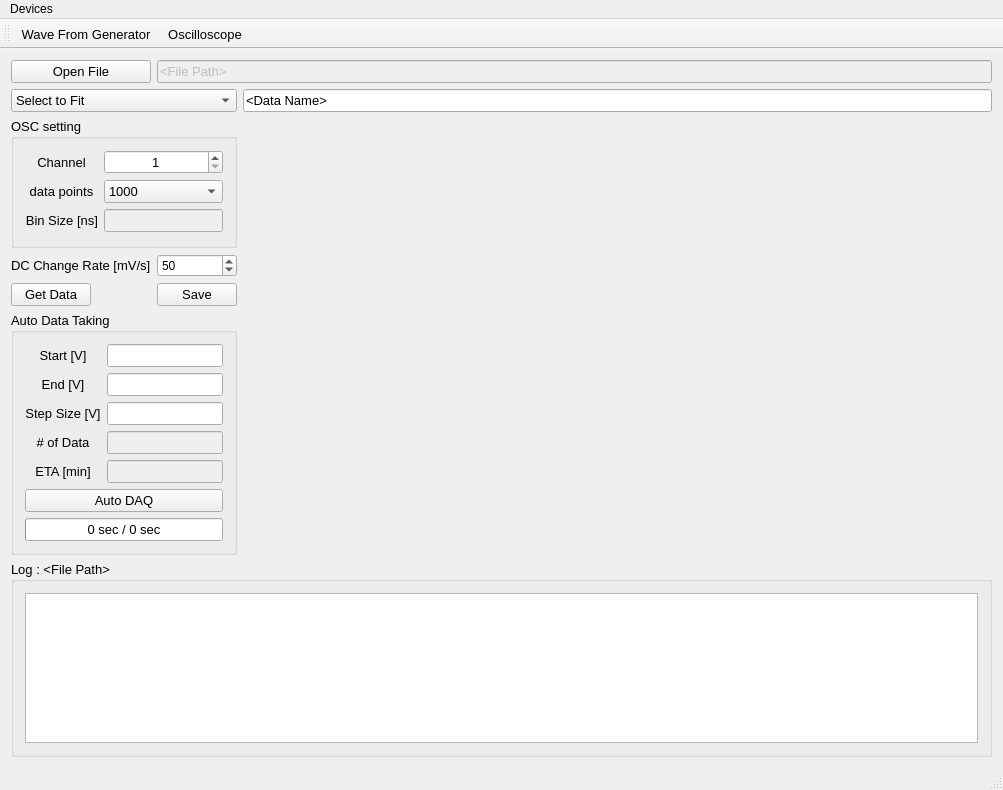
<?xml version="1.0" encoding="UTF-8"?>
<ui version="4.0">
 <class>MainWindow</class>
 <widget class="QMainWindow" name="MainWindow">
  <property name="enabled">
   <bool>true</bool>
  </property>
  <property name="geometry">
   <rect>
    <x>0</x>
    <y>0</y>
    <width>1003</width>
    <height>790</height>
   </rect>
  </property>
  <property name="windowTitle">
   <string>DAQ</string>
  </property>
  <widget class="QWidget" name="centralWidget">
   <layout class="QGridLayout" name="gridLayout_3">
    <item row="7" column="0" rowspan="2" colspan="5">
     <widget class="QGroupBox" name="groupBox_log">
      <property name="sizePolicy">
       <sizepolicy hsizetype="Preferred" vsizetype="Preferred">
        <horstretch>1</horstretch>
        <verstretch>6</verstretch>
       </sizepolicy>
      </property>
      <property name="font">
       <font>
        <pointsize>10</pointsize>
       </font>
      </property>
      <property name="title">
       <string>Log : &lt;File Path&gt;</string>
      </property>
      <layout class="QGridLayout" name="gridLayout">
       <item row="0" column="0">
        <widget class="QPlainTextEdit" name="plainTextEdit">
         <property name="font">
          <font>
           <family>Courier New</family>
           <pointsize>10</pointsize>
          </font>
         </property>
         <property name="lineWrapMode">
          <enum>QPlainTextEdit::NoWrap</enum>
         </property>
        </widget>
       </item>
      </layout>
     </widget>
    </item>
    <item row="5" column="0" colspan="3">
     <widget class="QGroupBox" name="groupBox">
      <property name="sizePolicy">
       <sizepolicy hsizetype="Preferred" vsizetype="Preferred">
        <horstretch>1</horstretch>
        <verstretch>6</verstretch>
       </sizepolicy>
      </property>
      <property name="font">
       <font>
        <pointsize>10</pointsize>
       </font>
      </property>
      <property name="title">
       <string>Auto Data Taking</string>
      </property>
      <layout class="QGridLayout" name="gridLayout_2">
       <item row="3" column="0">
        <widget class="QLabel" name="label_7">
         <property name="text">
          <string># of Data</string>
         </property>
         <property name="alignment">
          <set>Qt::AlignCenter</set>
         </property>
        </widget>
       </item>
       <item row="3" column="1">
        <widget class="QLineEdit" name="lineEdit_numData">
         <property name="enabled">
          <bool>false</bool>
         </property>
        </widget>
       </item>
       <item row="1" column="0">
        <widget class="QLabel" name="label_4">
         <property name="text">
          <string>End [V]</string>
         </property>
         <property name="alignment">
          <set>Qt::AlignCenter</set>
         </property>
        </widget>
       </item>
       <item row="2" column="0">
        <widget class="QLabel" name="label_5">
         <property name="text">
          <string>Step Size [V]</string>
         </property>
         <property name="alignment">
          <set>Qt::AlignCenter</set>
         </property>
        </widget>
       </item>
       <item row="0" column="1">
        <widget class="QLineEdit" name="lineEdit_start"/>
       </item>
       <item row="0" column="0">
        <widget class="QLabel" name="label_3">
         <property name="text">
          <string>Start [V]</string>
         </property>
         <property name="alignment">
          <set>Qt::AlignCenter</set>
         </property>
        </widget>
       </item>
       <item row="6" column="0" colspan="2">
        <widget class="QProgressBar" name="progressBar">
         <property name="value">
          <number>0</number>
         </property>
         <property name="alignment">
          <set>Qt::AlignCenter</set>
         </property>
         <property name="format">
          <string>%v sec / 0 sec</string>
         </property>
        </widget>
       </item>
       <item row="2" column="1">
        <widget class="QLineEdit" name="lineEdit_step"/>
       </item>
       <item row="5" column="0" colspan="2">
        <widget class="QPushButton" name="pushButton_Auto">
         <property name="text">
          <string>Auto DAQ</string>
         </property>
        </widget>
       </item>
       <item row="1" column="1">
        <widget class="QLineEdit" name="lineEdit_end"/>
       </item>
       <item row="4" column="1">
        <widget class="QLineEdit" name="lineEdit_EstTime">
         <property name="enabled">
          <bool>false</bool>
         </property>
        </widget>
       </item>
       <item row="4" column="0">
        <widget class="QLabel" name="label_8">
         <property name="text">
          <string>ETA [min]</string>
         </property>
         <property name="alignment">
          <set>Qt::AlignCenter</set>
         </property>
        </widget>
       </item>
      </layout>
     </widget>
    </item>
    <item row="2" column="3" rowspan="4" colspan="2">
     <widget class="QCustomPlot" name="customPlot" native="true">
      <property name="sizePolicy">
       <sizepolicy hsizetype="Preferred" vsizetype="Preferred">
        <horstretch>10</horstretch>
        <verstretch>8</verstretch>
       </sizepolicy>
      </property>
     </widget>
    </item>
    <item row="2" column="0" colspan="3">
     <widget class="QGroupBox" name="groupBox_2">
      <property name="enabled">
       <bool>true</bool>
      </property>
      <property name="sizePolicy">
       <sizepolicy hsizetype="Preferred" vsizetype="Preferred">
        <horstretch>1</horstretch>
        <verstretch>3</verstretch>
       </sizepolicy>
      </property>
      <property name="font">
       <font>
        <pointsize>10</pointsize>
        <underline>false</underline>
       </font>
      </property>
      <property name="title">
       <string>OSC setting</string>
      </property>
      <property name="flat">
       <bool>false</bool>
      </property>
      <layout class="QGridLayout" name="gridLayout_4">
       <item row="3" column="0">
        <widget class="QLabel" name="label_2">
         <property name="text">
          <string>data points</string>
         </property>
         <property name="alignment">
          <set>Qt::AlignCenter</set>
         </property>
        </widget>
       </item>
       <item row="3" column="2">
        <widget class="QComboBox" name="comboBox_points">
         <property name="layoutDirection">
          <enum>Qt::LeftToRight</enum>
         </property>
         <property name="currentIndex">
          <number>3</number>
         </property>
         <item>
          <property name="text">
           <string>100</string>
          </property>
         </item>
         <item>
          <property name="text">
           <string>250</string>
          </property>
         </item>
         <item>
          <property name="text">
           <string>500</string>
          </property>
         </item>
         <item>
          <property name="text">
           <string>1000</string>
          </property>
         </item>
         <item>
          <property name="text">
           <string>2000</string>
          </property>
         </item>
         <item>
          <property name="text">
           <string>4000</string>
          </property>
         </item>
         <item>
          <property name="text">
           <string>8000</string>
          </property>
         </item>
         <item>
          <property name="text">
           <string>16000</string>
          </property>
         </item>
         <item>
          <property name="text">
           <string>32000</string>
          </property>
         </item>
         <item>
          <property name="text">
           <string>64000</string>
          </property>
         </item>
        </widget>
       </item>
       <item row="2" column="0">
        <widget class="QLabel" name="label">
         <property name="text">
          <string>Channel</string>
         </property>
         <property name="alignment">
          <set>Qt::AlignCenter</set>
         </property>
        </widget>
       </item>
       <item row="2" column="2">
        <widget class="QSpinBox" name="spinBox_ch">
         <property name="alignment">
          <set>Qt::AlignCenter</set>
         </property>
         <property name="minimum">
          <number>1</number>
         </property>
         <property name="maximum">
          <number>4</number>
         </property>
         <property name="singleStep">
          <number>1</number>
         </property>
         <property name="value">
          <number>1</number>
         </property>
        </widget>
       </item>
       <item row="4" column="0">
        <widget class="QLabel" name="label_6">
         <property name="text">
          <string>Bin Size [ns]</string>
         </property>
         <property name="alignment">
          <set>Qt::AlignRight|Qt::AlignTrailing|Qt::AlignVCenter</set>
         </property>
        </widget>
       </item>
       <item row="4" column="2">
        <widget class="QLineEdit" name="lineEdit_Resol">
         <property name="enabled">
          <bool>false</bool>
         </property>
        </widget>
       </item>
      </layout>
     </widget>
    </item>
    <item row="4" column="0">
     <widget class="QPushButton" name="pushButton_GetSingle">
      <property name="font">
       <font>
        <pointsize>10</pointsize>
       </font>
      </property>
      <property name="text">
       <string>Get Data</string>
      </property>
     </widget>
    </item>
    <item row="1" column="0" colspan="3">
     <widget class="QComboBox" name="comboBox">
      <property name="font">
       <font>
        <pointsize>10</pointsize>
       </font>
      </property>
      <property name="currentIndex">
       <number>0</number>
      </property>
      <item>
       <property name="text">
        <string>Select to Fit</string>
       </property>
      </item>
      <item>
       <property name="text">
        <string>a * Exp-(t/Ta)</string>
       </property>
      </item>
      <item>
       <property name="text">
        <string>a * Exp(-t/Ta) + c</string>
       </property>
      </item>
      <item>
       <property name="text">
        <string>a * Exp(-t/Ta) + b * Exp(-t/Tb)</string>
       </property>
      </item>
      <item>
       <property name="text">
        <string>a * Exp(-t/Ta) + b * Exp(-t/Tb) + c</string>
       </property>
      </item>
     </widget>
    </item>
    <item row="4" column="2">
     <widget class="QPushButton" name="pushButton_Save">
      <property name="font">
       <font>
        <pointsize>10</pointsize>
       </font>
      </property>
      <property name="text">
       <string>Save</string>
      </property>
     </widget>
    </item>
    <item row="0" column="2" colspan="3">
     <widget class="QLineEdit" name="lineEdit_FileName">
      <property name="enabled">
       <bool>false</bool>
      </property>
      <property name="font">
       <font>
        <pointsize>10</pointsize>
       </font>
      </property>
      <property name="inputMask">
       <string/>
      </property>
      <property name="text">
       <string>&lt;File Path&gt;</string>
      </property>
     </widget>
    </item>
    <item row="0" column="0" colspan="2">
     <widget class="QPushButton" name="pushButton_openFile">
      <property name="font">
       <font>
        <pointsize>10</pointsize>
       </font>
      </property>
      <property name="text">
       <string>Open File</string>
      </property>
     </widget>
    </item>
    <item row="1" column="3" colspan="2">
     <widget class="QLineEdit" name="lineEdit_DataName">
      <property name="enabled">
       <bool>true</bool>
      </property>
      <property name="font">
       <font>
        <pointsize>10</pointsize>
       </font>
      </property>
      <property name="inputMask">
       <string/>
      </property>
      <property name="text">
       <string>&lt;Data Name&gt;</string>
      </property>
     </widget>
    </item>
    <item row="3" column="2">
     <widget class="QSpinBox" name="spinBox_DCRate">
      <property name="minimum">
       <number>10</number>
      </property>
      <property name="maximum">
       <number>1000</number>
      </property>
      <property name="singleStep">
       <number>10</number>
      </property>
      <property name="value">
       <number>50</number>
      </property>
     </widget>
    </item>
    <item row="3" column="0" colspan="2">
     <widget class="QLabel" name="label_9">
      <property name="font">
       <font>
        <pointsize>10</pointsize>
       </font>
      </property>
      <property name="text">
       <string>DC Change Rate [mV/s]</string>
      </property>
     </widget>
    </item>
   </layout>
  </widget>
  <widget class="QMenuBar" name="menuBar">
   <property name="geometry">
    <rect>
     <x>0</x>
     <y>0</y>
     <width>1003</width>
     <height>21</height>
    </rect>
   </property>
   <widget class="QMenu" name="menuDevice">
    <property name="font">
     <font>
      <pointsize>10</pointsize>
     </font>
    </property>
    <property name="title">
     <string>Devices</string>
    </property>
   </widget>
   <addaction name="menuDevice"/>
  </widget>
  <widget class="QToolBar" name="mainToolBar">
   <property name="font">
    <font>
     <pointsize>10</pointsize>
    </font>
   </property>
   <attribute name="toolBarArea">
    <enum>TopToolBarArea</enum>
   </attribute>
   <attribute name="toolBarBreak">
    <bool>false</bool>
   </attribute>
   <addaction name="actionWave_From_Generator"/>
   <addaction name="actionOscilloscope"/>
  </widget>
  <widget class="QStatusBar" name="statusBar"/>
  <action name="actionWave_From_Generator">
   <property name="text">
    <string>Wave From Generator</string>
   </property>
  </action>
  <action name="actionOscilloscope">
   <property name="text">
    <string>Oscilloscope</string>
   </property>
  </action>
 </widget>
 <layoutdefault spacing="6" margin="11"/>
 <customwidgets>
  <customwidget>
   <class>QCustomPlot</class>
   <extends>QWidget</extends>
   <header>qcustomplot.h</header>
   <container>1</container>
  </customwidget>
 </customwidgets>
 <tabstops>
  <tabstop>pushButton_openFile</tabstop>
  <tabstop>lineEdit_DataName</tabstop>
  <tabstop>lineEdit_start</tabstop>
  <tabstop>lineEdit_end</tabstop>
  <tabstop>lineEdit_step</tabstop>
  <tabstop>pushButton_Auto</tabstop>
  <tabstop>lineEdit_FileName</tabstop>
  <tabstop>plainTextEdit</tabstop>
 </tabstops>
 <resources/>
 <connections/>
</ui>
